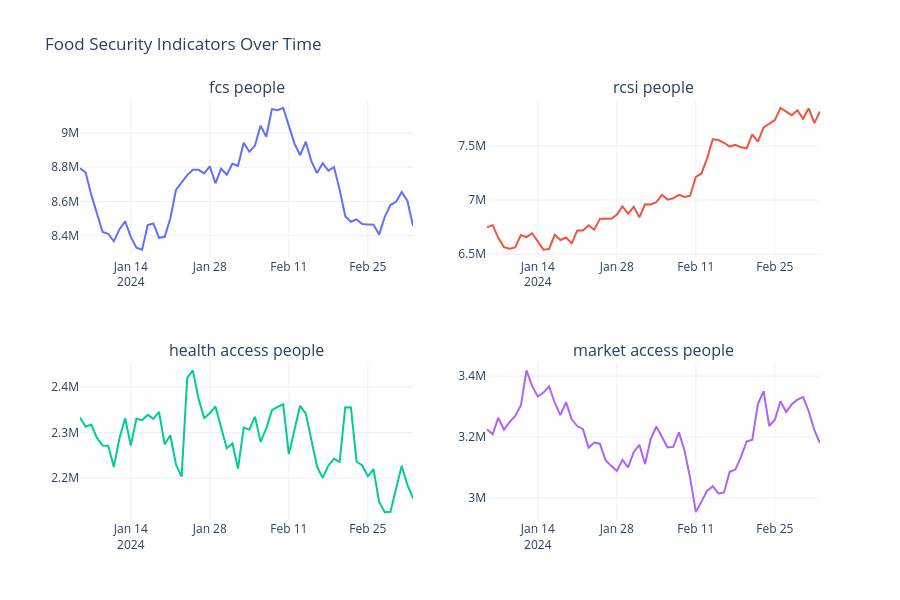

Here is the notebook cell this chart was saved with:
### Code cell
def visualize_subplots_4indicators(df, date_col, indicators):
    """
    Create 2x2 subplots for 4 indicators
    Input:
        df (DataFrame): Data source
        date_col (str): Column name for dates
        indicators (list): List of 4 column names
    Output:
        Plotly Figure
    """
    fig = make_subplots(rows=2, cols=2, subplot_titles=indicators)

    fig.add_trace(go.Scatter(x=df[date_col], y=df[indicators[0]], mode='lines'), row=1, col=1)
    fig.add_trace(go.Scatter(x=df[date_col], y=df[indicators[1]], mode='lines'), row=1, col=2)
    fig.add_trace(go.Scatter(x=df[date_col], y=df[indicators[2]], mode='lines'), row=2, col=1)
    fig.add_trace(go.Scatter(x=df[date_col], y=df[indicators[3]], mode='lines'), row=2, col=2)

    fig.update_layout(height=600, width=900,
                      title="Food Security Indicators Over Time",
                      showlegend=False,
                      template="plotly_white")
    return fig

# Exemple d'utilisation
fig = visualize_subplots_4indicators(
    popul_grouped,
    date_col="date",
    indicators=["fcs people", "rcsi people", "health access people", "market access people"]
)
fig.show()
